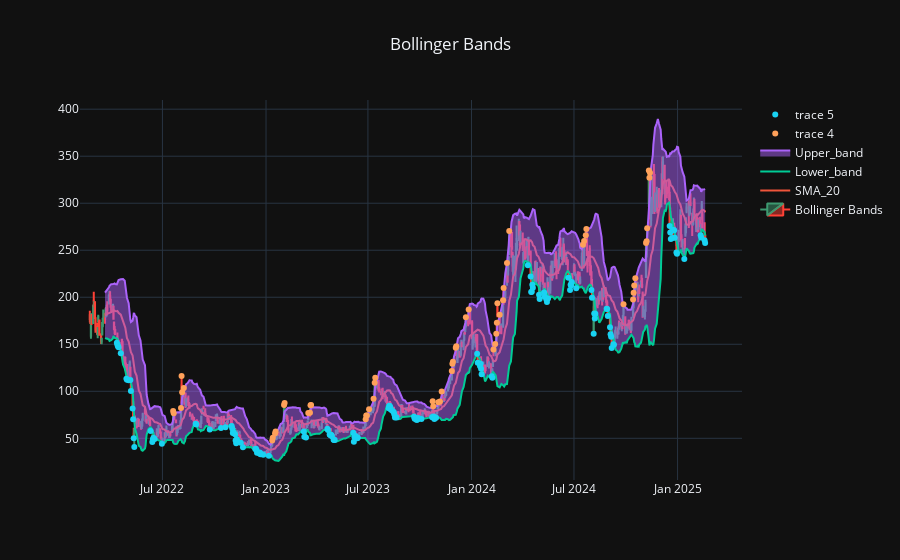

Source (notebook cell):
### Code cell
df_bb = strategy.calc_bollinger_bands(df)
strategy.show_bollinger_bands(df_bb)

### Figure 1 — Plotly figure (JSON) as saved in the notebook; plotly's stock layout.template omitted (floating-point values rounded to 4 significant figures; data arrays with more than 128 entries replaced by an {"elided": "..."} marker saying what was removed)
{"data": [{"close": {"elided": "752 float values"}, "high": {"elided": "752 float values"}, "low": {"elided": "752 float values"}, "name": "Bollinger Bands", "open": {"elided": "752 float values"}, "type": "candlestick", "x": {"elided": "752 str values"}}, {"name": "SMA_20", "type": "scatter", "x": {"elided": "752 str values"}, "y": {"elided": "752 float values"}}, {"name": "Lower_band", "type": "scatter", "x": {"elided": "752 str values"}, "y": {"elided": "752 float values"}}, {"fill": "tonexty", "name": "Upper_band", "type": "scatter", "x": {"elided": "752 str values"}, "y": {"elided": "752 float values"}}, {"mode": "markers", "type": "scatter", "x": ["2022-07-20", "2022-07-21", "2022-08-03", "2022-08-04", "2022-08-05", "2022-08-08", "2023-01-12", "2023-01-13", "2023-01-17", "2023-01-18", "2023-02-02", "2023-02-03", "2023-03-17", "2023-03-20", "2023-03-21", "2023-03-22", "2023-06-27", "2023-06-28", "2023-06-29", "2023-07-03", "2023-07-11", "2023-07-13", "2023-07-14", "2023-10-24", "2023-10-25", "2023-11-03", "2023-11-06", "2023-11-09", "2023-11-27", "2023-11-28", "2023-11-29", "2023-12-04", "2023-12-05", "2023-12-22", "2023-12-27", "2024-02-09", "2024-02-12", "2024-02-14", "2024-02-15", "2024-02-16", "2024-02-20", "2024-02-26", "2024-02-27", "2024-03-04", "2024-03-08", "2024-07-17", "2024-07-19", "2024-07-22", "2024-07-23", "2024-09-27", "2024-10-14", "2024-10-15", "2024-10-16", "2024-10-18", "2024-11-06", "2024-11-07", "2024-11-08", "2024-11-11", "2024-11-12", "2024-11-13"], "y": [79, 76.62, 82.25, 116.3, 98.87, 103.5, 47.65, 50.63, 54.98, 57.33, 85.54, 87.63, 76.8, 77.06, 85.05, 85.38, 70.37, 74.31, 74.18, 80.85, 92.15, 109.2, 114.4, 89.4, 84.09, 88.34, 89.27, 99.82, 121.5, 129.3, 131.4, 146.3, 147.9, 178.7, 187.0, 144.6, 150.4, 161.1, 172.8, 193.6, 181.3, 196.9, 209.9, 236.5, 270.5, 255.9, 259.8, 266, 272.5, 192.4, 197.7, 204.9, 212.4, 220.3, 257.7, 259.7, 273.5, 334.9, 327, 332.4]}, {"mode": "markers", "type": "scatter", "x": {"elided": "145 str values"}, "y": {"elided": "145 float values"}}], "layout": {"title": {"text": "Bollinger Bands", "x": 0.5, "xanchor": "center"}, "xaxis": {"rangeslider": {"visible": false}}}}
